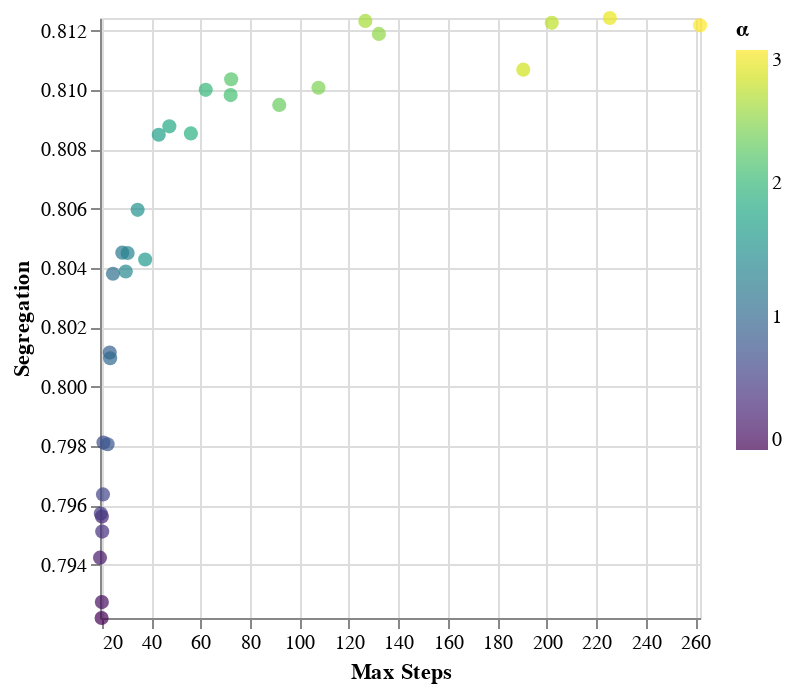

Notebook cell for this chart:
### Code cell
a1

### Figure 1 — Vega-Lite specification as saved in the notebook (floating-point values rounded to 4 significant figures)
{"config": {"view": {"continuousWidth": 300, "continuousHeight": 300}}, "data": {"name": "data-51b8370522d3415948caa6015c55fc81"}, "mark": {"type": "circle", "size": 50}, "encoding": {"color": {"field": "alpha", "legend": {"title": "α"}, "scale": {"scheme": "viridis"}, "type": "quantitative"}, "x": {"axis": {"title": "Max Steps"}, "field": "mean_step", "scale": {"domain": [19.37, 261.9]}, "type": "quantitative"}, "y": {"axis": {"title": "Segregation"}, "field": "mean_seg", "scale": {"domain": [0.7922, 0.8124]}, "type": "quantitative"}}, "height": 300, "width": 300, "$schema": "https://vega.github.io/schema/vega-lite/v5.6.1.json", "datasets": {"data-51b8370522d3415948caa6015c55fc81": [{"alpha": 0.0, "mean_step": 20.02, "mean_seg": 0.7922, "mean_cen_seg": 0.7875, "mean_per_seg": 0.793}, {"alpha": 0.1, "mean_step": 20.12, "mean_seg": 0.7927, "mean_cen_seg": 0.7798, "mean_per_seg": 0.7948}, {"alpha": 0.2, "mean_step": 19.37, "mean_seg": 0.7942, "mean_cen_seg": 0.7654, "mean_per_seg": 0.7987}, {"alpha": 0.3, "mean_step": 20.13, "mean_seg": 0.7956, "mean_cen_seg": 0.7675, "mean_per_seg": 0.8001}, {"alpha": 0.4, "mean_step": 20.27, "mean_seg": 0.7951, "mean_cen_seg": 0.7645, "mean_per_seg": 0.8002}, {"alpha": 0.5, "mean_step": 19.7, "mean_seg": 0.7957, "mean_cen_seg": 0.7612, "mean_per_seg": 0.8016}, {"alpha": 0.6, "mean_step": 20.57, "mean_seg": 0.7964, "mean_cen_seg": 0.7477, "mean_per_seg": 0.8049}, {"alpha": 0.7, "mean_step": 20.77, "mean_seg": 0.7981, "mean_cen_seg": 0.7508, "mean_per_seg": 0.8066}, {"alpha": 0.8, "mean_step": 22.43, "mean_seg": 0.7981, "mean_cen_seg": 0.7482, "mean_per_seg": 0.8072}, {"alpha": 0.9, "mean_step": 23.29, "mean_seg": 0.8012, "mean_cen_seg": 0.7466, "mean_per_seg": 0.8113}, {"alpha": 1.0, "mean_step": 23.47, "mean_seg": 0.801, "mean_cen_seg": 0.7465, "mean_per_seg": 0.8112}, {"alpha": 1.1, "mean_step": 24.6, "mean_seg": 0.8038, "mean_cen_seg": 0.7468, "mean_per_seg": 0.8147}, {"alpha": 1.2, "mean_step": 28.37, "mean_seg": 0.8045, "mean_cen_seg": 0.7503, "mean_per_seg": 0.8149}, {"alpha": 1.3, "mean_step": 30.54, "mean_seg": 0.8045, "mean_cen_seg": 0.7479, "mean_per_seg": 0.8154}, {"alpha": 1.4, "mean_step": 29.78, "mean_seg": 0.8039, "mean_cen_seg": 0.7477, "mean_per_seg": 0.8148}, {"alpha": 1.5, "mean_step": 34.58, "mean_seg": 0.806, "mean_cen_seg": 0.7521, "mean_per_seg": 0.8165}, {"alpha": 1.6, "mean_step": 37.63, "mean_seg": 0.8043, "mean_cen_seg": 0.752, "mean_per_seg": 0.8146}, {"alpha": 1.7, "mean_step": 43.12, "mean_seg": 0.8085, "mean_cen_seg": 0.7534, "mean_per_seg": 0.8193}, {"alpha": 1.8, "mean_step": 47.4, "mean_seg": 0.8088, "mean_cen_seg": 0.7548, "mean_per_seg": 0.8194}, {"alpha": 1.9, "mean_step": 56.11, "mean_seg": 0.8085, "mean_cen_seg": 0.7516, "mean_per_seg": 0.8198}, {"alpha": 2.0, "mean_step": 62.12, "mean_seg": 0.81, "mean_cen_seg": 0.7489, "mean_per_seg": 0.8221}, {"alpha": 2.1, "mean_step": 72.19, "mean_seg": 0.8098, "mean_cen_seg": 0.757, "mean_per_seg": 0.8203}, {"alpha": 2.2, "mean_step": 72.39, "mean_seg": 0.8104, "mean_cen_seg": 0.7567, "mean_per_seg": 0.8211}, {"alpha": 2.3, "mean_step": 91.83, "mean_seg": 0.8095, "mean_cen_seg": 0.7484, "mean_per_seg": 0.8217}, {"alpha": 2.4, "mean_step": 107.7, "mean_seg": 0.8101, "mean_cen_seg": 0.75, "mean_per_seg": 0.8221}, {"alpha": 2.5, "mean_step": 132.1, "mean_seg": 0.8119, "mean_cen_seg": 0.7561, "mean_per_seg": 0.823}, {"alpha": 2.6, "mean_step": 126.6, "mean_seg": 0.8123, "mean_cen_seg": 0.7527, "mean_per_seg": 0.8243}, {"alpha": 2.7, "mean_step": 202.0, "mean_seg": 0.8123, "mean_cen_seg": 0.7565, "mean_per_seg": 0.8235}, {"alpha": 2.8, "mean_step": 190.5, "mean_seg": 0.8107, "mean_cen_seg": 0.7521, "mean_per_seg": 0.8224}, {"alpha": 2.9, "mean_step": 225.5, "mean_seg": 0.8124, "mean_cen_seg": 0.7562, "mean_per_seg": 0.8237}, {"alpha": 3.0, "mean_step": 261.9, "mean_seg": 0.8122, "mean_cen_seg": 0.7568, "mean_per_seg": 0.8233}]}}
